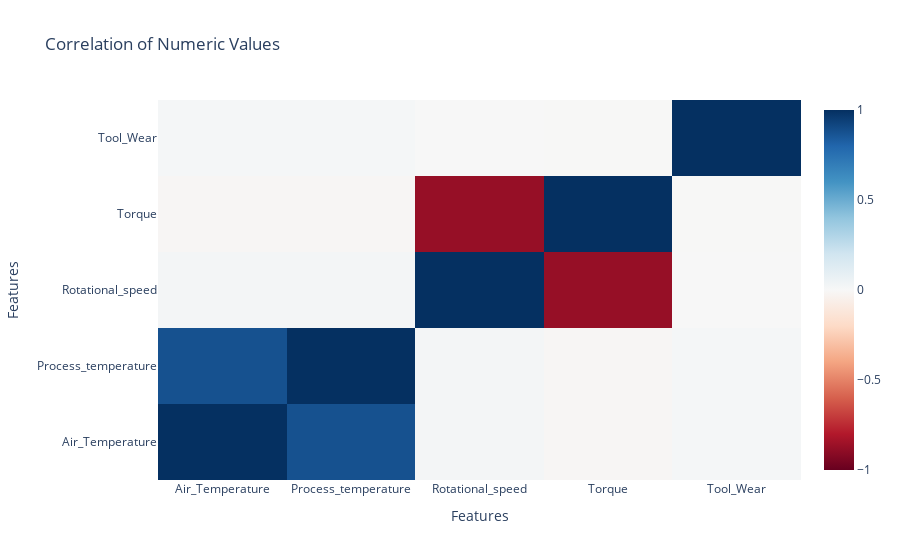

The notebook cell saved with this chart:
### Code cell
import plotly.graph_objects as go

numeric_values = df[['Air_Temperature', 'Process_temperature', 'Rotational_speed', 'Torque', 'Tool_Wear']]
# Calculate correlation matrix
corr = numeric_values.corr()

plt.figure(figsize=(10, 8))

# Create heatmap trace
heatmap_trace = go.Heatmap(z=corr.values,
                           x=corr.columns,
                           y=corr.columns,
                           colorscale='RdBu',
                           zmin=-1, zmax=1)

# Define layout
layout = go.Layout(title='Correlation of Numeric Values',
                   xaxis=dict(title='Features'),
                   yaxis=dict(title='Features'))

# Create figure
fig = go.Figure(data=[heatmap_trace], layout=layout)

# Show figure
fig.show()

### Figure 1 — Plotly figure (JSON) as saved in the notebook; plotly's stock layout.template omitted (floating-point values rounded to 4 significant figures)
{"data": [{"colorscale": [[0, "rgb(103,0,31)"], [0.1, "rgb(178,24,43)"], [0.2, "rgb(214,96,77)"], [0.3, "rgb(244,165,130)"], [0.4, "rgb(253,219,199)"], [0.5, "rgb(247,247,247)"], [0.6, "rgb(209,229,240)"], [0.7, "rgb(146,197,222)"], [0.8, "rgb(67,147,195)"], [0.9, "rgb(33,102,172)"], [1, "rgb(5,48,97)"]], "type": "heatmap", "x": ["Air_Temperature", "Process_temperature", "Rotational_speed", "Torque", "Tool_Wear"], "y": ["Air_Temperature", "Process_temperature", "Rotational_speed", "Torque", "Tool_Wear"], "z": [[1, 0.8761, 0.02267, -0.01378, 0.01385], [0.8761, 1, 0.01928, -0.01406, 0.01349], [0.02267, 0.01928, 1, -0.875, 0.0002231], [-0.01378, -0.01406, -0.875, 1, -0.003093], [0.01385, 0.01349, 0.0002231, -0.003093, 1]], "zmax": 1, "zmin": -1}], "layout": {"title": {"text": "Correlation of Numeric Values"}, "xaxis": {"title": {"text": "Features"}}, "yaxis": {"title": {"text": "Features"}}}}
